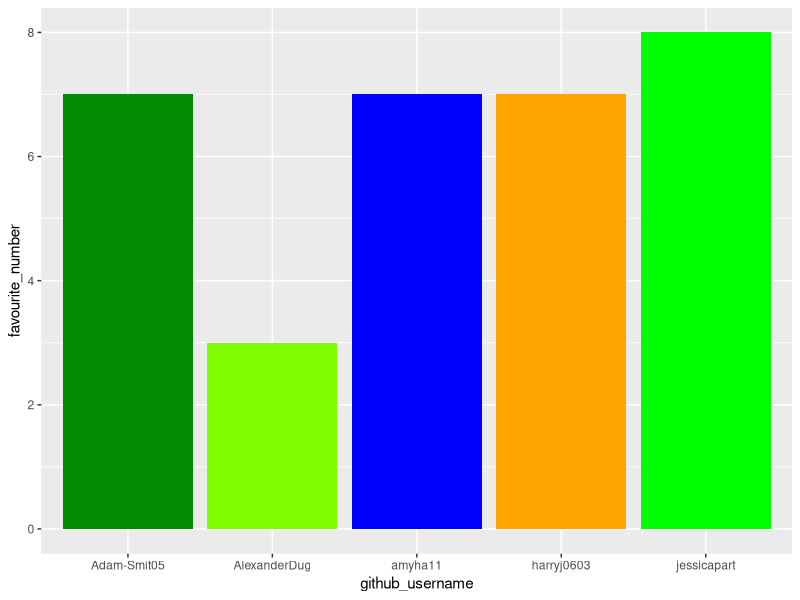
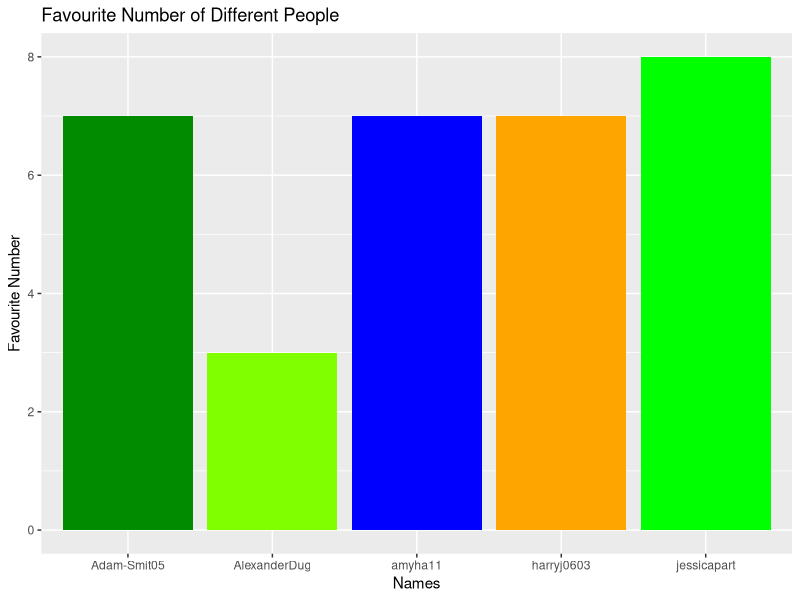
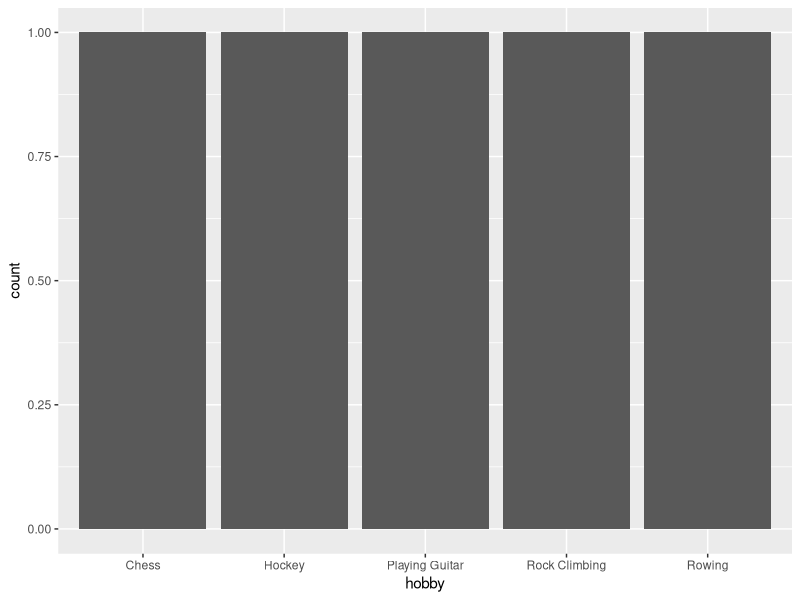

Write R code to recreate these figures, in order.
## ---- chunk 1
library(tidyverse) 
## ---- chunk 2
team_data <- tibble(
  name = c("Alexander", "Adam", "Jessica", 
           "Amy", "Harry"),
  github_username = c("AlexanderDug", "Adam-Smit05", "jessicapart", 
                      "amyha11", "harryj0603"), 
  colour = c("chartreuse", "green4", "green", 
             "blue", "orange"),
  hobby = c("Hockey", "Playing Guitar", "Rowing", 
            "Rock Climbing", "Chess"),
  favourite_number = c(3, 7, 8, 7, 7)
  )

team_data

 
## ---- chunk 3
p1 <- ggplot(data = team_data, 
             mapping = aes(x = github_username, 
                           y = favourite_number,
                           fill = colour), 
             ) +
   geom_col() +
   scale_fill_identity()
p1
## ---- chunk 4
p1 + labs(x = "Names", 
          y = "Favourite Number",
          title = "Favourite Number of Different People")
## ---- chunk 5
p2 <- ggplot(team_data, aes(x = hobby)) +
  geom_bar()
p2
